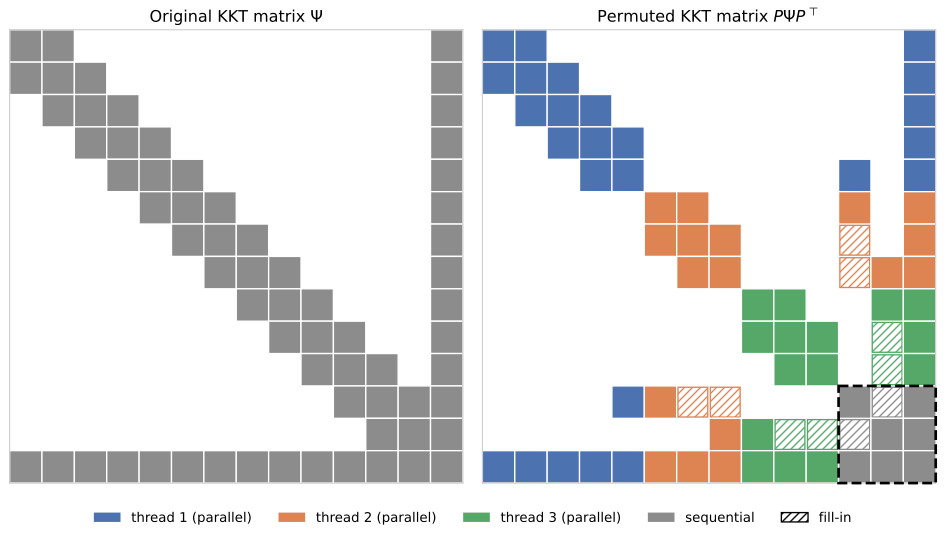

This figure's Python source:
# Generates multistage_partitioning.svg illustrating the partitioning of the
# sparse_multistage_parallel KKT solver.
import matplotlib.pyplot as plt
from matplotlib.patches import Patch, Rectangle

# 13 stage blocks split into 3 segments (5 | sep | 3 | sep | 3) plus global block
segments = [[0, 1, 2, 3, 4], [6, 7, 8], [10, 11, 12]]
separators = [5, 9]
n_stages = 13
G = n_stages  # index of global block

seg_of = {i: k for k, seg in enumerate(segments) for i in seg}
serial = set(separators) | {G}

colors = ['#4C72B0', '#DD8452', '#55A868']
serial_color = '#8C8C8C'


def nonzero(i, j):
    return i == G or j == G or abs(i - j) <= 1


def fill_in(i, j):
    # coupling of segment k > 0 with its preceding separator becomes dense
    for k in range(1, len(segments)):
        sep = separators[k - 1]
        if (i == sep and j in segments[k]) or (j == sep and i in segments[k]):
            return not nonzero(i, j)
    # consecutive separators get coupled through the segment in between
    if i in separators and j in separators:
        return i != j
    return False


def block_color(i, j):
    if i in serial and j in serial:
        return serial_color
    return colors[seg_of[i] if i not in serial else seg_of[j]]


def draw(ax, order, parallel):
    pos = {b: p for p, b in enumerate(order)}
    n = len(order)
    for i in order:
        for j in order:
            x, y = pos[j], pos[i]
            if nonzero(i, j):
                color = block_color(i, j) if parallel else serial_color
                ax.add_patch(Rectangle((x, y), 1, 1, facecolor=color, edgecolor='white', lw=1))
            elif parallel and fill_in(i, j):
                # inset to match the visible size of the nonzero blocks
                d = 0.04
                ax.add_patch(Rectangle((x + d, y + d), 1 - 2 * d, 1 - 2 * d, facecolor='white',
                                       edgecolor=block_color(i, j), hatch='////', lw=1))
    ax.set_xlim(0, n)
    ax.set_ylim(n, 0)
    ax.set_aspect('equal')
    ax.set_xticks([])
    ax.set_yticks([])
    for s in ax.spines.values():
        s.set_color('#cccccc')


fig, axes = plt.subplots(1, 2, figsize=(10, 5.4))

original = list(range(n_stages)) + [G]
draw(axes[0], original, False)
axes[0].set_title('Original KKT matrix $\\Psi$')

permuted = [i for seg in segments for i in seg] + separators + [G]
draw(axes[1], permuted, True)
axes[1].set_title('Permuted KKT matrix $P \\Psi P^\\top$')

# outline the sequential reduced system
n_par = sum(len(s) for s in segments)
n = len(permuted)
axes[1].add_patch(Rectangle((n_par, n_par), n - n_par, n - n_par, fill=False, edgecolor='black', lw=2, ls='--',
                           clip_on=False, zorder=3))

legend = [Patch(facecolor=c, label=f'thread {k + 1} (parallel)') for k, c in enumerate(colors)]
legend.append(Patch(facecolor=serial_color, label='sequential'))
legend.append(Patch(facecolor='white', edgecolor='black', hatch='////', label='fill-in'))
fig.legend(handles=legend, loc='lower center', ncol=5, frameon=False)

fig.tight_layout(rect=(0, 0.07, 1, 1))
fig.savefig('multistage_partitioning.svg', bbox_inches='tight')
